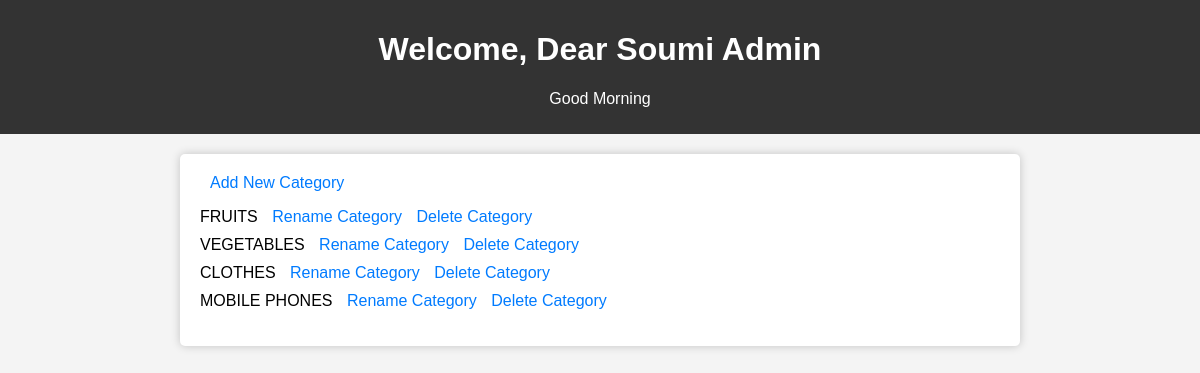
Before: /admin_dashboard with the older database file.
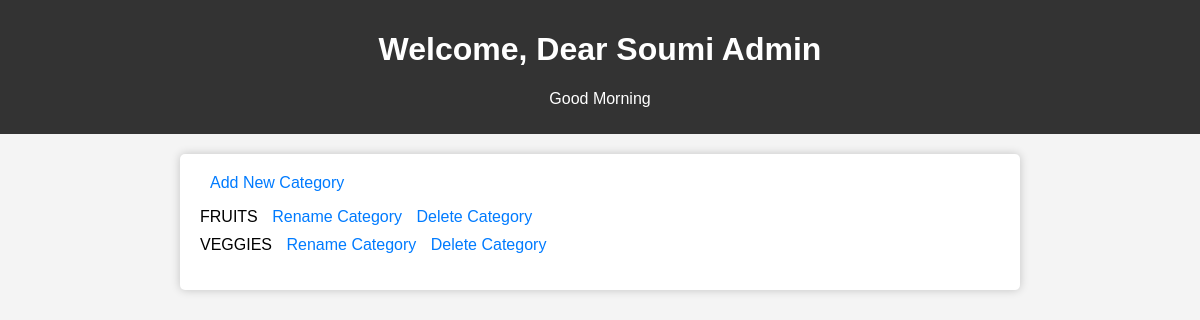
After: the same page with the newer database file.
### main.py (models this page shows)
class Section(db.Model):
        id = db.Column(db.Integer, primary_key = True, autoincrement=True)
        name = db.Column(db.String(200), nullable = False)
        products = relationship('Product', backref='section', lazy=True)

### main.py (the view)
@app.route('/admin_dashboard')
def admin_dashboard():
    section=Section.query.all()
    return render_template('admin_dashboard.html',blahblah=section)

### templates/admin_dashboard.html (shortened to what this page needs)
<!DOCTYPE html>
<html lang="en">
<head>
</head>
<body>
    <header>
        <h1>Welcome, Dear Soumi Admin</h1>
        <p>Good Morning</p>
    </header>
    <div class="container">
        <a href="/add_category">Add New Category</a>
        <ul>
            {% for blah in blahblah %}
                <li>
                    {{ blah.name }}
                    <a href="/rename_category/{{ blah['id'] }}">Rename Category</a>
                    <a href="/delete_category/{{ blah['id'] }}">Delete Category</a>
                </li>
            {% endfor %}
        </ul>
    </div>
</body>
</html>

### templates/admin_dashboard.html (style rules this page uses)
body { font-family: Arial, sans-serif; margin: 0; padding: 0; background-color: #f4f4f4; }
header { background-color: #333; color: #fff; text-align: center; padding: 10px; }
.container { max-width: 800px; margin: 20px auto; padding: 20px; background-color: #fff; border-radius: 5px; box-shadow: 0 0 10px rgba(0, 0, 0, 0.2); }
ul { list-style: none; padding: 0; }
li { margin: 10px 0; }
a { text-decoration: none; color: #007BFF; margin-left: 10px; }

Changed rows visible on the page:
removed Section: name "CLOTHES"
removed Section: name "MOBILE PHONES"
changed Section: name "VEGETABLES" → "VEGGIES"
